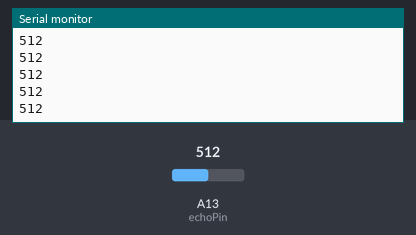
Recording of a sketch running on a simulated Arduino Mega 2560, built with avr-gcc and run on an emulated ATmega2560. On the bench: the last lines printed to the serial monitor. The inputs (shaded band) are chosen by the test bench; at power-on: A13 (echoPin) = 512.

Above: at 1.2 s.
1.3 s: A13 (echoPin) set to 716
At 1.69 s:
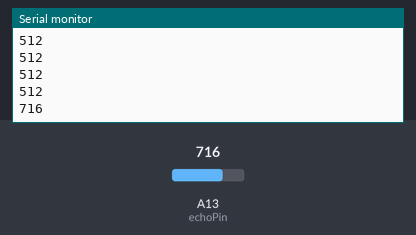
2.8 s: A13 (echoPin) set to 900
At 2.95 s:
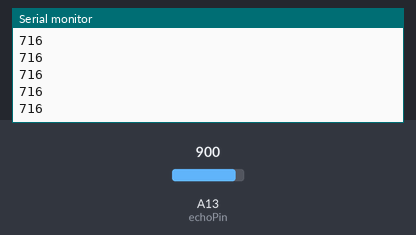
Timing chart, 0 to 5.8 s (numbered marks = the images above; inputs shaded):
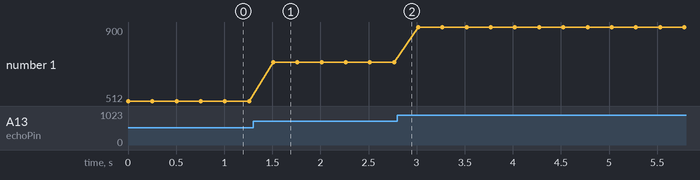

The sketch:

Ultrasound.ino
```cpp
/*
 * created by Rui Santos, https://randomnerdtutorials.com
 *
 * Complete Guide for Ultrasonic Sensor HC-SR04
 *
    Ultrasonic sensor Pins:
        VCC: +5VDC
        Trig : Trigger (INPUT) - Pin11
        Echo: Echo (OUTPUT) - Pin 12
        GND: GND
 */

int trigPin = 42;    // Trigger
int echoPin = A13;    // Echo
long duration, cm, inches;

void setup() {
  //Serial Port begin
  Serial.begin (9600);
  //Define inputs and outputs
  pinMode(trigPin, OUTPUT);
  pinMode(echoPin, INPUT);
}

void loop() {
  // The sensor is triggered by a HIGH pulse of 10 or more microseconds.
  // Give a short LOW pulse beforehand to ensure a clean HIGH pulse:
  digitalWrite(trigPin, LOW);
  delayMicroseconds(500);
  digitalWrite(trigPin, HIGH);
  delayMicroseconds(500);
  digitalWrite(trigPin, LOW);
  // Read the signal from the sensor: a HIGH pulse whose
  // duration is the time (in microseconds) from the sending
  // of the ping to the reception of its echo off of an object.
  Serial.println(analogRead(echoPin));
  //duration = pulseIn(echoPin, HIGH);

  // Convert the time into a distance
  //cm = (duration/2) / 29.1;     // Divide by 29.1 or multiply by 0.0343
  //inches = (duration/2) / 74;   // Divide by 74 or multiply by 0.0135

  /**
  if (cm<3333) {
    Serial.print(inches);
    Serial.print("in, ");
    Serial.print(cm);
    Serial.print("cm");
    Serial.println();
  }
  else {}
  **/
  delay(250);
}
```

Measured:
- after the input at 1.3 s, the serial monitor: prints a new line after 0.21 s (image 1)
- plotted number 1: 512 → 716 after the input at 1.3 s, 716 → 900 after the input at 2.8 s
